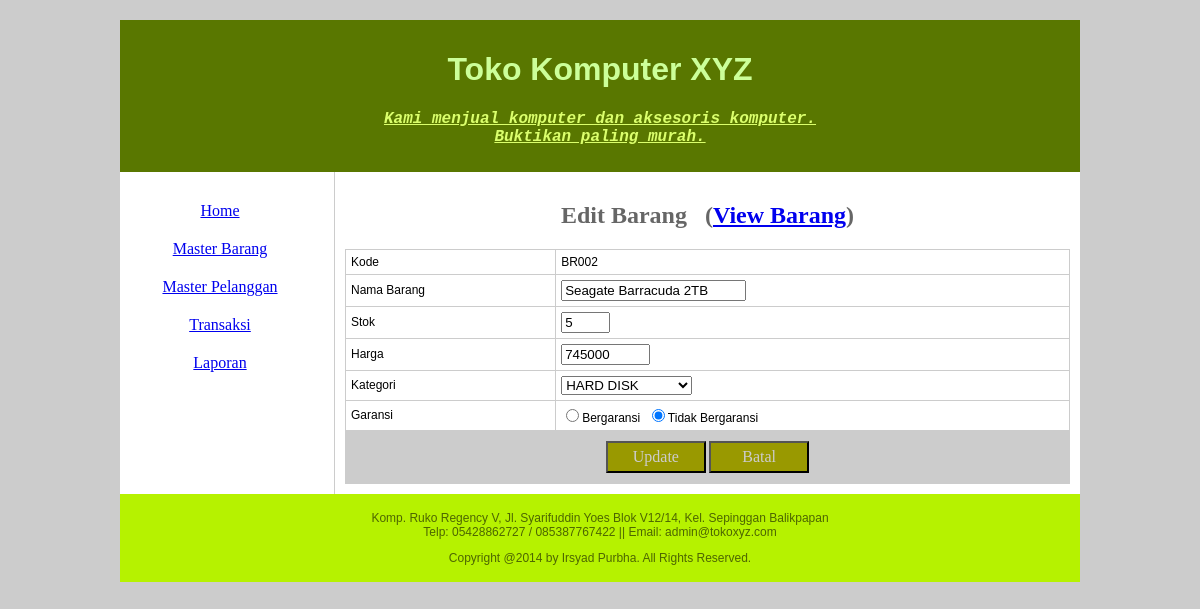
Page /Pertemuan11/index.php?page=edit_barang&kdbrg=BR002 on the earlier database version.
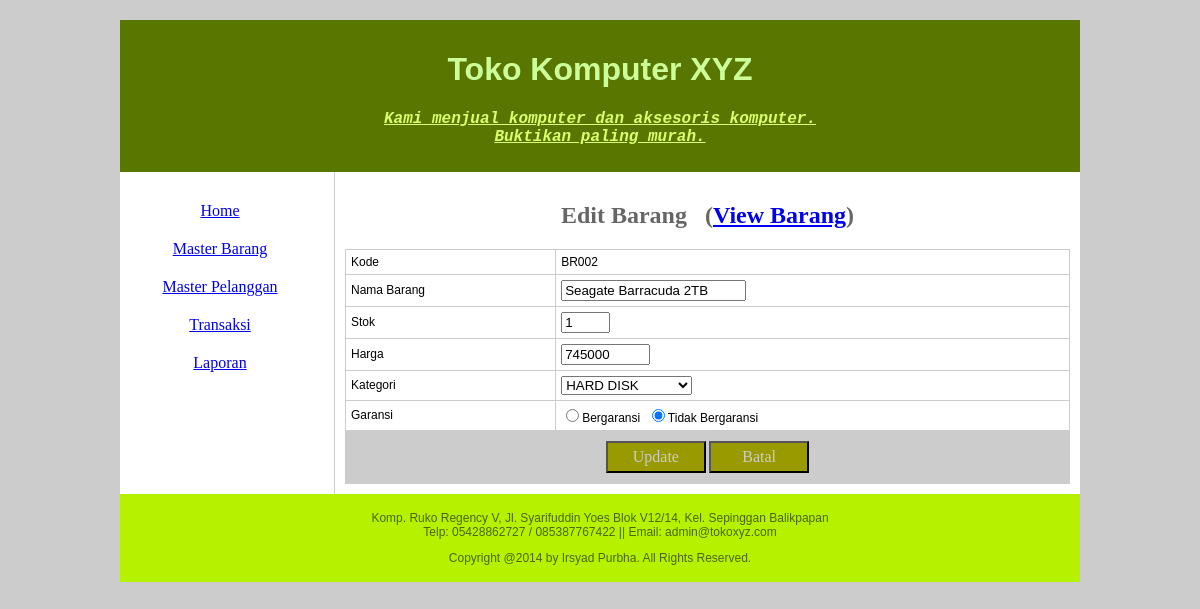
Same page on the later database version.
### tables this page shows
CREATE TABLE `barang` (
  `kdbrg` varchar(5) NOT NULL,
  `brg_nama` varchar(50) NOT NULL,
  `brg_harga` float NOT NULL,
  `brg_stok` int(11) NOT NULL,
  `brg_kategori` varchar(50) NOT NULL,
  `brg_garansi` int(11) NOT NULL,
  `brg_create` datetime NOT NULL,
  `brg_update` timestamp NULL DEFAULT NULL ON UPDATE current_timestamp(),
  PRIMARY KEY (`kdbrg`)
);

### Pertemuan11/barang/data_barang.php (called while the page is built, shortened)
<?php
	function ambil_barang($kode=NULL)
	{
		$konek = con();
		if ($kode != NULL) { $cari="WHERE kdbrg = '$kode'"; } else { $cari=""; }
		$query = mysqli_query($konek,"SELECT * FROM barang $cari ORDER BY kdbrg ASC");
		if (!$query) { echo mysqli_error($konek); } else { return $query; }
	}
?>

### Pertemuan11/barang/edit_barang.php (the view, shortened to what this page needs)
<?php
	$data = ambil_barang($_GET['kdbrg']);
	while($row = mysqli_fetch_array($data))
	{
		$kdbrg = $row['kdbrg'];
		$brg_nama = $row['brg_nama'];
		$brg_harga = $row['brg_harga'];
		$brg_stok = $row['brg_stok'];
		$brg_kategori = $row['brg_kategori'];
		$brg_garansi = $row['brg_garansi'];
	}
?>
<h2>
	Edit Barang &nbsp;
	(<a href="index.php?page=master_barang">View Barang</a>)
</h2>
<table>
    <form action="index.php?page=master_barang" method="post" onsubmit="return cekform()">
    <tr><td>Kode</td><td><?php echo $kdbrg ?></td></tr>
    <tr>
    	<td>Nama Barang</td>
        <td>
        	<input type="text" name="brg_nama" maxlength="25" size="20" value="<?php echo $brg_nama ?>">
    	</td>
    </tr>
    <tr>
    	<td>Stok</td>
        <td>
        	<input type="text" name="brg_stok" maxlength="5" size="3" value="<?php echo $brg_stok ?>">
        </td>
    </tr>
    <tr>
    	<td>Harga</td>
        <td>
        	<input type="text" name="brg_harga" maxlength="10" size="8" value="<?php echo $brg_harga ?>">
        </td>
    </tr>
    <tr>
    	<td>Kategori</td>
        <td>
        	<select name="brg_kategori" size="1">
            	<?php echo '<option value="'.$brg_kategori.'">'.$brg_kategori.'</option>'; ?>
            </select>
        </td>
   	</tr>
    <tr>
    	<td>Garansi</td>
        <td>
        	<?php
				if ($brg_garansi == 1)
				{
					echo '<input type="radio" value="1" name="brg_garansi" checked=""checked />Bergaransi &nbsp;';
					echo '<input type="radio" value="0" name="brg_garansi" />Tidak Bergaransi';
				}
				else
				{
					echo '<input type="radio" value="1" name="brg_garansi" />Bergaransi &nbsp;';
					echo '<input type="radio" value="0" name="brg_garansi" checked="checked" />Tidak Bergaransi';
				}
			?>
        </td>
   	</tr>
    <tr>
    	<td colspan="2" class="table_footer">
            <input type="submit" value="Update">&nbsp;<input type="reset" value="Batal">
        </td>
    </tr>
	</form>
</table>

Differences in the rows shown:
changed barang "BR002": brg_stok "5" → "1"
